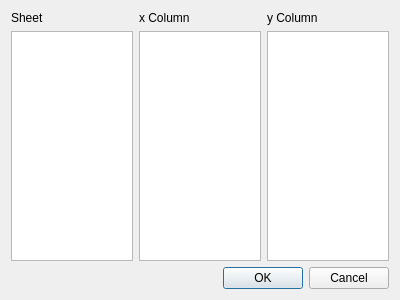
<?xml version="1.0" encoding="UTF-8"?>
<ui version="4.0">
 <class>plotDialog</class>
 <widget class="QDialog" name="plotDialog">
  <property name="geometry">
   <rect>
    <x>0</x>
    <y>0</y>
    <width>400</width>
    <height>300</height>
   </rect>
  </property>
  <property name="windowTitle">
   <string>Dialog</string>
  </property>
  <layout class="QGridLayout" name="gridLayout">
   <item row="0" column="1">
    <widget class="QLabel" name="label_2">
     <property name="text">
      <string>x Column</string>
     </property>
    </widget>
   </item>
   <item row="0" column="2">
    <widget class="QLabel" name="label_3">
     <property name="text">
      <string>y Column</string>
     </property>
    </widget>
   </item>
   <item row="0" column="0">
    <widget class="QLabel" name="label">
     <property name="text">
      <string>Sheet</string>
     </property>
    </widget>
   </item>
   <item row="2" column="0" colspan="3">
    <widget class="QDialogButtonBox" name="buttonBox">
     <property name="orientation">
      <enum>Qt::Horizontal</enum>
     </property>
     <property name="standardButtons">
      <set>QDialogButtonBox::Cancel|QDialogButtonBox::Ok</set>
     </property>
    </widget>
   </item>
   <item row="1" column="0" colspan="3">
    <layout class="QHBoxLayout" name="horizontalLayout">
     <item>
      <widget class="QListWidget" name="plotlistWidget"/>
     </item>
     <item>
      <widget class="QListWidget" name="xlistWidget"/>
     </item>
     <item>
      <widget class="QListWidget" name="listWidget_3"/>
     </item>
    </layout>
   </item>
  </layout>
 </widget>
 <resources/>
 <connections>
  <connection>
   <sender>buttonBox</sender>
   <signal>accepted()</signal>
   <receiver>plotDialog</receiver>
   <slot>accept()</slot>
   <hints>
    <hint type="sourcelabel">
     <x>248</x>
     <y>254</y>
    </hint>
    <hint type="destinationlabel">
     <x>157</x>
     <y>274</y>
    </hint>
   </hints>
  </connection>
  <connection>
   <sender>buttonBox</sender>
   <signal>rejected()</signal>
   <receiver>plotDialog</receiver>
   <slot>reject()</slot>
   <hints>
    <hint type="sourcelabel">
     <x>316</x>
     <y>260</y>
    </hint>
    <hint type="destinationlabel">
     <x>286</x>
     <y>274</y>
    </hint>
   </hints>
  </connection>
 </connections>
</ui>
